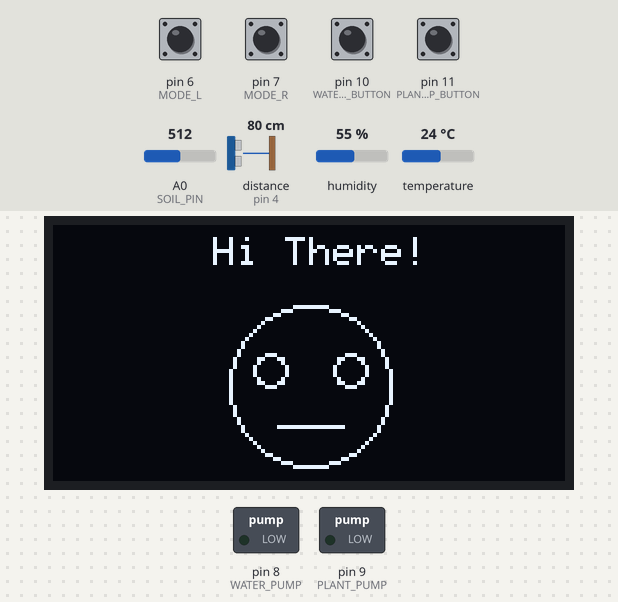
The sketch below on a simulated Arduino Uno, built with avr-gcc and run on an emulated ATmega328P. On the bench: 128×64 one-colour display, switched loads named in the sketch (green lamp = pin HIGH). The test bench sets the inputs (shaded band); at power-on: pin 6 (MODE_L), pin 7 (MODE_R), pin 10 (WATER_PUMP_BUTTON), pin 11 (PLANT_PUMP_BUTTON) HIGH, A0 (SOIL_PIN) = 512, distance to the obstacle (sensor on pin 4) 80 cm, humidity 55 %, temperature 24 °C. The echo pulse lasts 58.3 µs per cm; pins used as bus, display or sensor lines are not drawn; what the sketch prints to the serial monitor is not drawn.

Above: at 1.2 s.
1.3 s: pin 6 (MODE_L) pulled LOW for 0.15 s
At 2.5 s:
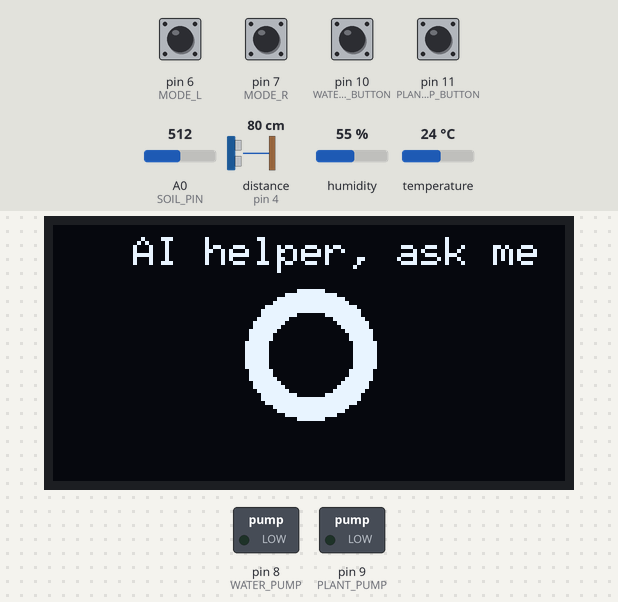
2.9 s: pin 6 (MODE_L) pulled LOW for 1 s
At 4.2 s:
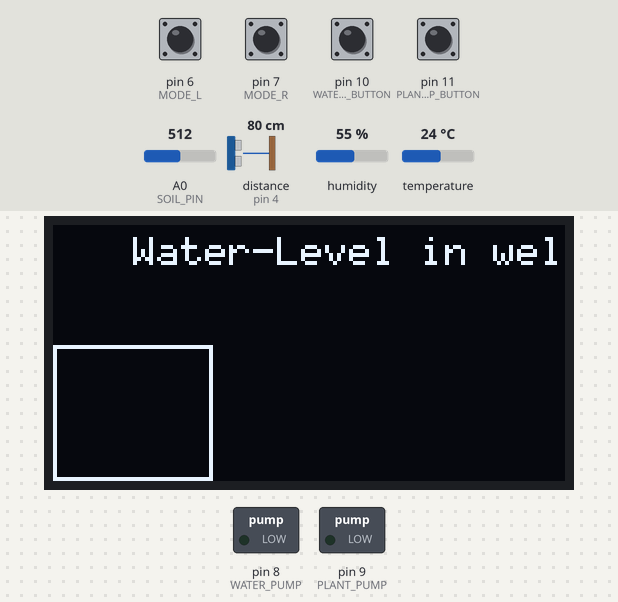
5.4 s: pin 6 (MODE_L) pulled LOW for 0.15 s
At 6.5 s:
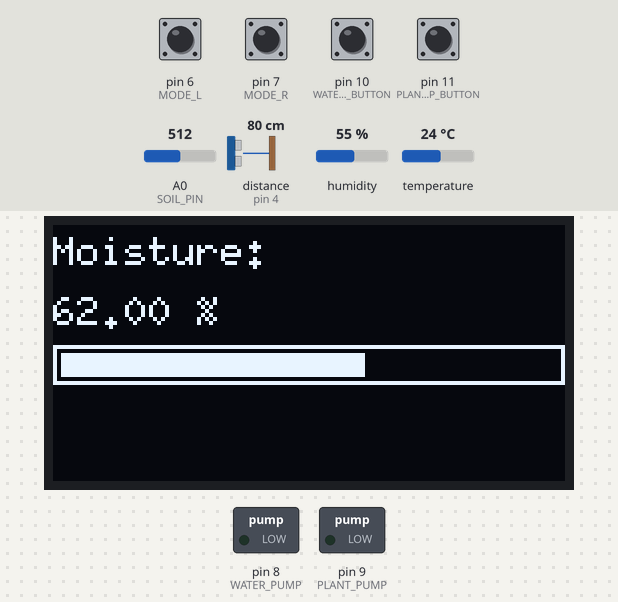
7.0 s: pin 6 (MODE_L) pulled LOW for 0.15 s
At 8.0 s:
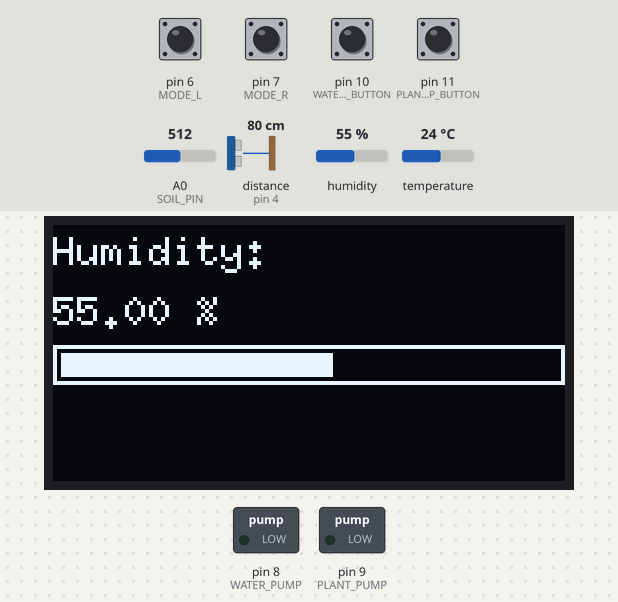
8.6 s: pin 6 (MODE_L) pulled LOW for 1 s
At 9.0 s:
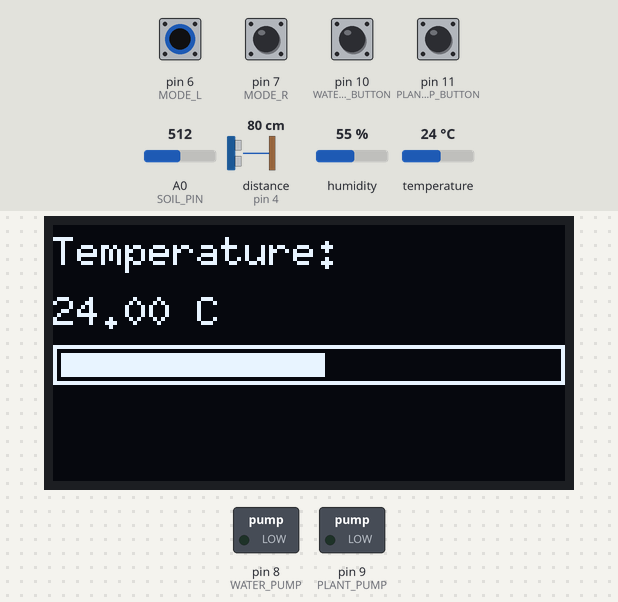
Timing chart, 0 to 11.6 s (numbered marks = the images above; inputs shaded):
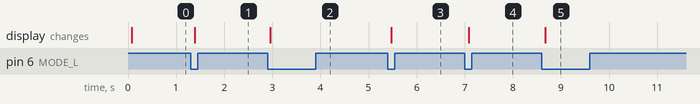

Measured:
- after the input at 1.3 s, the display: changes after 0.08 s (image 1)
- after the input at 2.9 s, the display: changes after 0.06 s (image 2)
- after the input at 5.4 s, the display: changes after 0.07 s (image 3)
- after the input at 7.0 s, the display: changes after 0.08 s (image 4)
- after the input at 8.6 s, the display: changes after 0.07 s (image 5)

The sketch:

ArduinoController.ino
```cpp
/* WRITER'S NOTE

*/

#include "OLED_Mods.h"
#include <U8g2lib.h>
#include <Arduino.h>
#include <DHT.h>
#include <Wire.h>

#define SOIL_PIN A0

#define WATER_PUMP 8
#define PLANT_PUMP 9

#define WATER_PUMP_BUTTON 10
#define PLANT_PUMP_BUTTON 11

#define MODE_L 6
#define MODE_R 7

#define TRIG_PIN 3
#define ECHO_PIN 4
#define ULTRASONIC_LIMIT 400
#define ULTRASONIC_MIN 2
#define ULTRASONIC_TIMEOUT_US 25000
#define ULTRASONIC_SAMPLE_GAP_MS 60

#define WELL_HEIGHT 7.5

#define DRY_SOIL 20
#define WET_SOIL 80

uint8_t display_mode = 0;

float last_water_reading = 1;
float current_water_reading = 1;
float water_level = 1;

bool helper = false;
bool speaking = false;
bool helperActive = false;

bool waterPumpState = false;
bool plantPumpState = false;

U8G2_SSD1306_128X64_NONAME_F_HW_I2C u8g2(
  U8G2_R0,
  U8X8_PIN_NONE);

DHT dht(5, DHT22);  // Change to DHT11 when uploading IRL

bool previous_L = HIGH;
bool previous_R = HIGH;

bool previous_M1 = HIGH;
bool previous_M2 = HIGH;

float temperature = 0;
float humidity = 0;
float moisture = 0;


void setup() {
  // Establish on-board serial communication with the Linux kernel
  Serial.begin(115200);

  dht.begin();
  u8g2.begin();

  pinMode(TRIG_PIN, OUTPUT);
  pinMode(ECHO_PIN, INPUT);

  pinMode(MODE_L, INPUT_PULLUP);
  pinMode(MODE_R, INPUT_PULLUP);

  pinMode(WATER_PUMP_BUTTON, INPUT_PULLUP);
  pinMode(PLANT_PUMP_BUTTON, INPUT_PULLUP);

  pinMode(WATER_PUMP, OUTPUT);
  pinMode(PLANT_PUMP, OUTPUT);
}


float get_distance() {
  // Send ultrasonic pulse
  digitalWrite(TRIG_PIN, LOW);
  delayMicroseconds(2);

  digitalWrite(TRIG_PIN, HIGH);
  delayMicroseconds(10);
  digitalWrite(TRIG_PIN, LOW);

  // Measure echo time
  unsigned long duration = pulseIn(
    ECHO_PIN,
    HIGH,
    ULTRASONIC_TIMEOUT_US);

  // No echo
  if (duration == 0) {
    return -1;
  }

  // Convert time to distance in cm
  float distance = duration * 0.0343 / 2.0;

  // Ignore invalid measurements
  if (distance < ULTRASONIC_MIN || distance > ULTRASONIC_LIMIT) {
    return -1;
  }

  return distance;
}


float get_water_level() {
  float distance = get_distance();

  if (distance < 0) {
    return -1;
  }

  // Distance from sensor to water surface
  float level = WELL_HEIGHT - distance;

  // Clamp the result
  level = constrain(level, 0.0, WELL_HEIGHT);

  // Convert to percentage
  float percentage = (level / WELL_HEIGHT) * 100.0;

  return percentage;
}


void read_Buttons() {

  // -------------------------
  // Display mode - Left
  // -------------------------

  bool current_L = digitalRead(MODE_L);

  if (previous_L == HIGH && current_L == LOW) {
    display_mode = display_mode > 0
                     ? display_mode - 1
                     : 5;
  }

  previous_L = current_L;


  // -------------------------
  // Display mode - Right
  // -------------------------

  bool current_R = digitalRead(MODE_R);

  if (previous_R == HIGH && current_R == LOW) {
    display_mode = display_mode < 5
                     ? display_mode + 1
                     : 0;
  }

  previous_R = current_R;


  // -------------------------
  // Water pump button
  // -------------------------

  bool current_M1 = digitalRead(WATER_PUMP_BUTTON);

  if (previous_M1 == HIGH && current_M1 == LOW) {
    waterPumpState = !waterPumpState;

    digitalWrite(
      WATER_PUMP,
      waterPumpState ? HIGH : LOW);
  }

  previous_M1 = current_M1;


  // -------------------------
  // Plant pump button
  // -------------------------

  bool current_M2 = digitalRead(PLANT_PUMP_BUTTON);

  if (previous_M2 == HIGH && current_M2 == LOW) {
    plantPumpState = !plantPumpState;

    digitalWrite(
      PLANT_PUMP,
      plantPumpState ? HIGH : LOW);
  }

  previous_M2 = current_M2;


  // -------------------------
  // Linux / Serial commands
  // -------------------------

  if (Serial.available()) {

    String data = Serial.readStringUntil('\n');
    data.trim();

    // Water pump
    if (data == "M1: t") {
      waterPumpState = true;
      digitalWrite(WATER_PUMP, HIGH);
    } else if (data == "M1: f") {
      waterPumpState = false;
      digitalWrite(WATER_PUMP, LOW);
    }

    // Plant pump
    else if (data == "M2: t") {
      plantPumpState = true;
      digitalWrite(PLANT_PUMP, HIGH);
    } else if (data == "M2: f") {
      plantPumpState = false;
      digitalWrite(PLANT_PUMP, LOW);
    }
  }
}


int get_moisture() {
  int raw = analogRead(SOIL_PIN);
  int moisture = map(raw, 1023, 200, 0, 100);
  moisture = constrain(moisture, 0, 100);

  // UNO Q / 12-bit ADC
  return moisture;
}


void loop() {

  // -------------------------
  // Helper screen
  // -------------------------

  if (display_mode == 5) {

    if (!helperActive) {
      Serial.println("*ih");
      helperActive = true;
    }

    show_Helper(u8g2, speaking);

  } else {

    helperActive = false;

    // Read sensors
    temperature = dht.readTemperature();
    humidity = dht.readHumidity();
    moisture = get_moisture();


    // -------------------------
    // Display
    // -------------------------

    switch (display_mode) {

      case 0:
        show_Greeting(
          u8g2,
          temperature < 10 || temperature > 35,
          humidity < 20 || humidity > 90,
          moisture < DRY_SOIL || moisture > WET_SOIL,
          false);
        break;


      case 1:
        show_Temperature(
          u8g2,
          temperature);
        break;


      case 2:
        show_Humidity(
          u8g2,
          humidity);
        break;


      case 3:
        show_Moisture(
          u8g2,
          moisture);
        break;


      case 4:
        show_water_level(
          u8g2,
          get_water_level());
        break;
    }
  }


  // -------------------------
  // Send sensor data to Linux
  // -------------------------

  Serial.print("H: ");
  Serial.println(humidity);

  Serial.print("M: ");
  Serial.println(moisture);

  Serial.print("T: ");
  Serial.println(temperature);


  // Handle buttons and commands
  read_Buttons();
}
```

OLED_Mods.h
```cpp
#ifndef OLED_CONFIG_H
#define OLED_CONFIG_H

#include <U8g2lib.h>

#define TEMP_BOUND_FROM -40
#define TEMP_BOUND_TO 80

#define HUMIDITY_BOUND_FROM 0
#define HUMIDITY_BOUND_TO 100

uint8_t warnings;

void show_bar(U8G2_SSD1306_128X64_NONAME_F_HW_I2C& display,
              uint8_t x, uint8_t y,
              float from, float to,
              float level) {
  const uint8_t width = 128 - x;
  const uint8_t height = 10;
  const uint8_t padding = 2;

  display.drawFrame(x, y, width, height);

  float percent = (level - from) / (to - from);
  percent = constrain(percent, 0.0f, 1.0f);

  uint8_t fillWidth =
    (width - 2 * padding) * percent;

  display.drawBox(
    x + padding,
    y + padding,
    fillWidth,
    height - 2 * padding);
}


void show_Greeting(
  U8G2_SSD1306_128X64_NONAME_F_HW_I2C& display,
  bool temp, bool humid, bool moist, bool water_level) {
  display.clearBuffer();

  display.setFont(u8g2_font_6x10_tf);

  display.drawStr(40, 10, "Hi There!");


  if (temp || humid || moist || water_level) {
    int y = 20;
    if (temp) {
      display.drawStr(10, y, "TEMP HIGH/LOW");
      y += 10;
    }
    if (humid) {
      display.drawStr(10, y, "HUMIDITY EXTREME");
      y += 10;
    }
    if (moist) {
      display.drawStr(10, y, "EXTREME MOISTURE");
      y += 10;
    }
    if (water_level) {
      display.drawStr(10, y, "check the WELL");
    }
  } else {
    // Head
    display.drawCircle(64, 40, 20);

    // Eyes
    display.setDrawColor(1);
    display.drawCircle(64 - 10, 36, 4);
    display.drawCircle(64 + 10, 36, 4);

    // Mouth
    display.drawLine(56, 50, 72, 50);
  }
  display.sendBuffer();
}


void show_Temperature(
  U8G2_SSD1306_128X64_NONAME_F_HW_I2C& display,
  float temperature) {
  display.clearBuffer();

  display.setFont(u8g2_font_6x10_tf);

  display.drawStr(0, 10, "Temperature:");

  display.setCursor(0, 25);
  display.print(temperature);
  display.print(" C");

  show_bar(
    display,
    0, 30,
    TEMP_BOUND_FROM,
    TEMP_BOUND_TO,
    temperature);

  display.sendBuffer();
}


void show_Humidity(
  U8G2_SSD1306_128X64_NONAME_F_HW_I2C& display,
  float humidity) {
  display.clearBuffer();

  display.setFont(u8g2_font_6x10_tf);

  display.drawStr(0, 10, "Humidity:");

  display.setCursor(0, 25);
  display.print(humidity);
  display.print(" %");

  show_bar(
    display,
    0, 30,
    HUMIDITY_BOUND_FROM,
    HUMIDITY_BOUND_TO,
    humidity);

  display.sendBuffer();
}


void show_Moisture(
  U8G2_SSD1306_128X64_NONAME_F_HW_I2C& display,
  float moisture) {
  display.clearBuffer();

  display.setFont(u8g2_font_6x10_tf);

  display.drawStr(0, 10, "Moisture:");

  display.setCursor(0, 25);
  display.print(moisture);
  display.print(" %");

  show_bar(
    display,
    0, 30,
    0,
    100,
    moisture);

  display.sendBuffer();
}


void show_Helper(
  U8G2_SSD1306_128X64_NONAME_F_HW_I2C& display,
  bool speaking) {
  display.clearBuffer();

  display.setFont(u8g2_font_6x10_tf);

  display.drawStr(
    20,
    10,
    "AI helper, ask me anything");

  // Main circle
  display.drawDisc(64, 32, 16);

  // Inner cutout
  display.setDrawColor(0);
  display.drawDisc(64, 32, 10);

  display.setDrawColor(1);

  display.sendBuffer();
}

void show_water_level(U8G2_SSD1306_128X64_NONAME_F_HW_I2C& display,
                      float level) {
  display.clearBuffer();
  display.setFont(u8g2_font_6x10_tf);
  display.drawStr(20, 10, "Water-Level in well");

  const uint8_t x = 0;
  const uint8_t y = 30;
  const uint8_t width = 40;
  const uint8_t height = 64 - y;
  const uint8_t padding = 2;

  display.drawFrame(x, y, width, height);

  // level = distance from sensor to water in cm
  float percent = level / 40;
  percent = constrain(percent, 0.0f, 1.0f);

  uint8_t fillHeight =
      (height - 2 * padding) * percent;

  display.drawBox(
      x + padding,
      y + height - padding - fillHeight,
      width - 2 * padding,
      fillHeight);

  display.sendBuffer();
}

#endif
```
